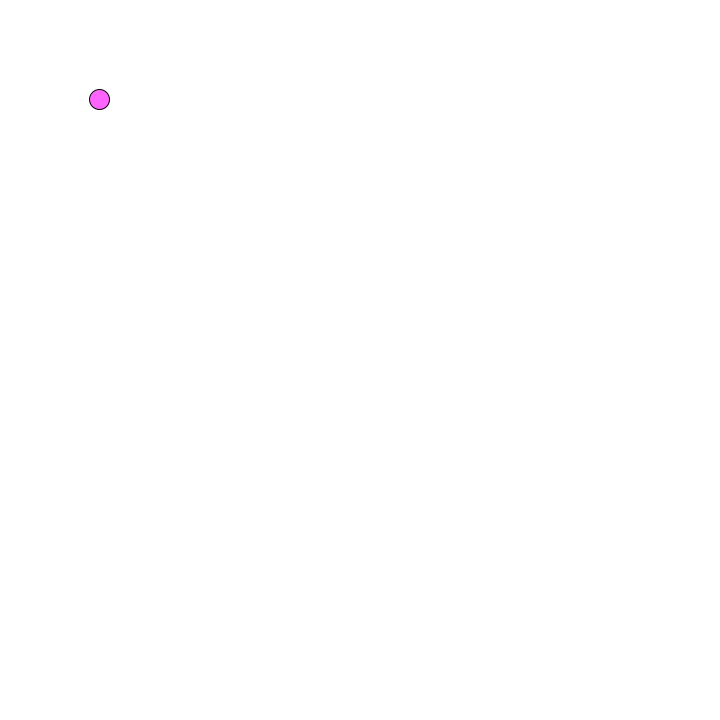
Frame 1 (no input)
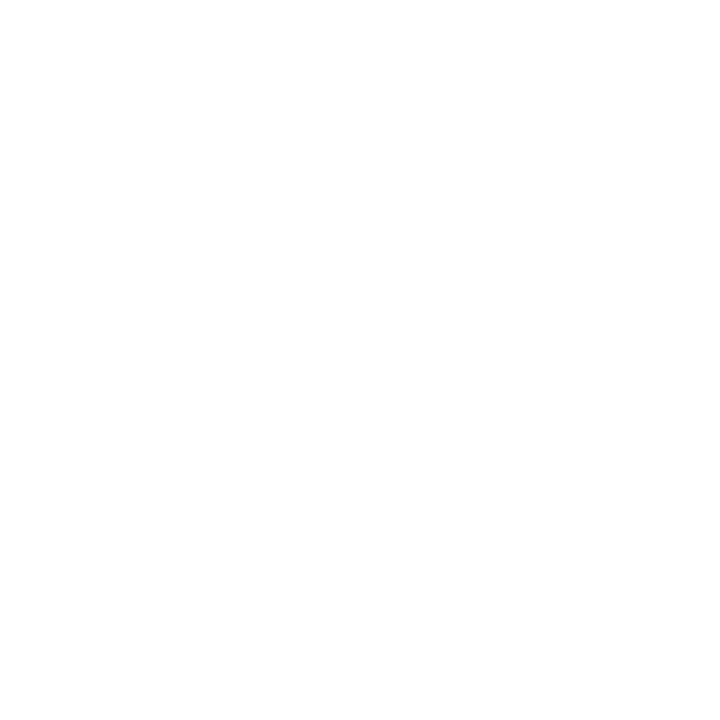
Frame 60 (the mouse pressed at the canvas centre just before this capture)
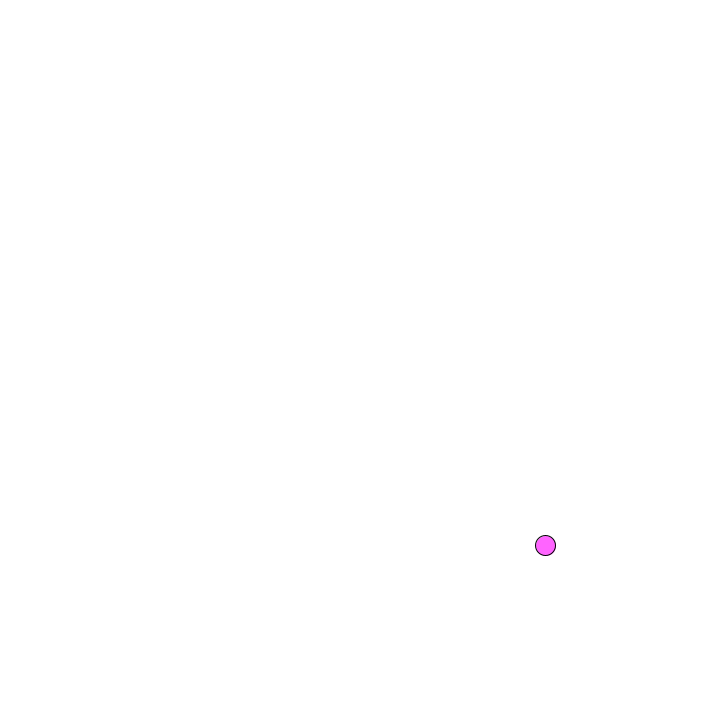
Frame 120 (the mouse held since frame 60 and released just before this capture)

The Processing sketch that drew these frames (run headless with seeded random() and noise(); from frame 60 on, the mouse is pressed at the canvas centre):

// Processing sketch: FollowingOrbitingBall
// ── FollowingOrbitingBall.pde
Ball b=new Ball();
void setup(){
 
  size(720,720);
  
}

void draw(){

  background(255);
  
  b.move();
  b.show();
  
}

// ── Ball.pde
class Ball {

  PVector loc;
  PVector m;
  PVector v;
  PVector a;
  PVector d;

  Ball() {

    loc=new PVector(width, height);
    m=new PVector(0, 0);
    v=new PVector(0,0);
    a=new PVector(0,0);
    
  }

  void show() {

    fill(255, 100, 255);

    ellipse(loc.x, loc.y, 20, 20);
  }

  void move() {
    
    
    m=new PVector(mouseX,mouseY);
    
    PVector aux=m;
    
    PVector d=aux.sub(loc);
    
    a=m.setMag(map(d.mag(),0,(sqrt(pow(720,2)*2)),0.5,0.25));
    
    v.add(a);

    loc.add(v);
    
  }
}
